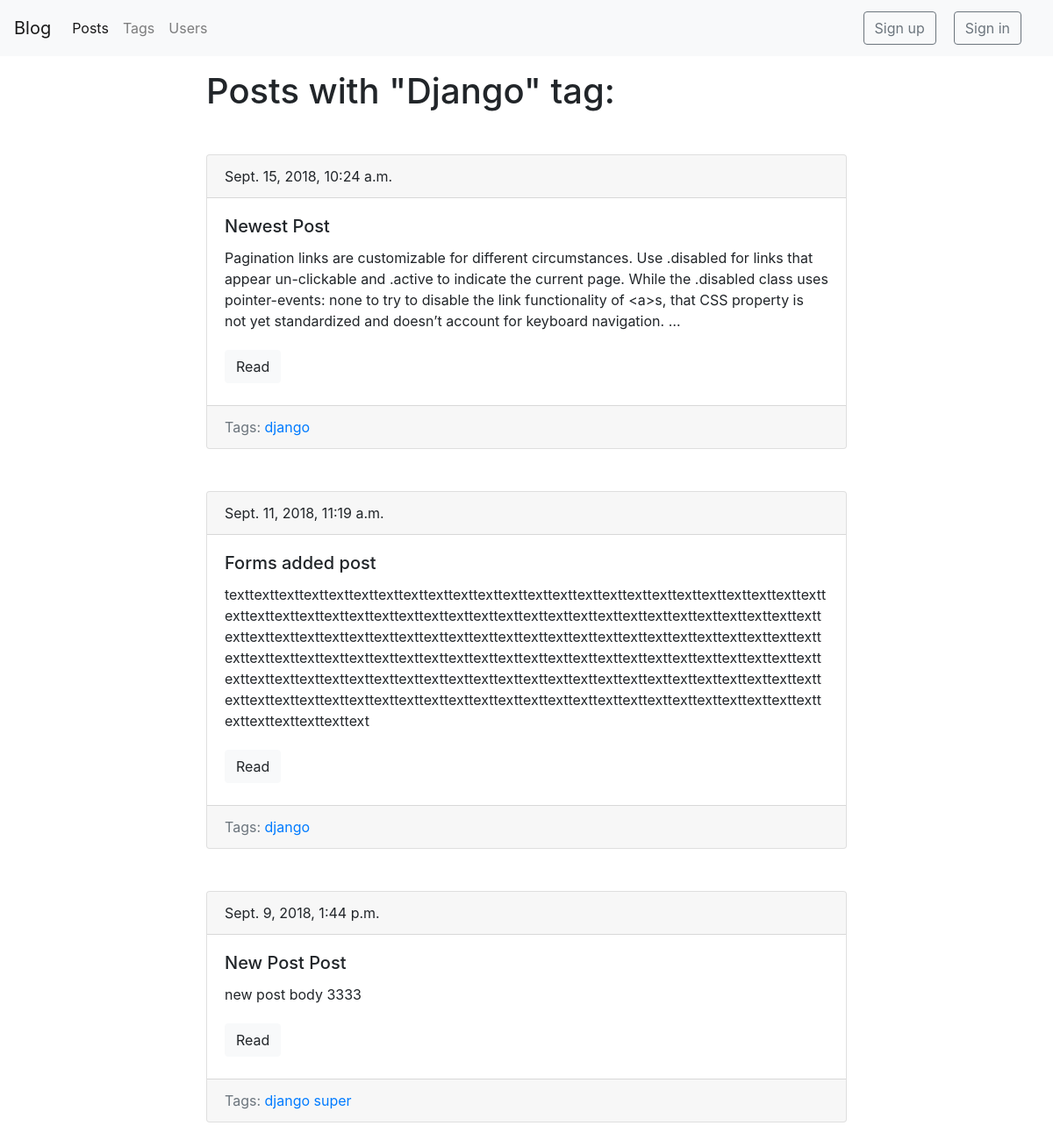
Screenshot of /blog/tag/django/ with the database file from the repository.
### blog/models.py (models this page shows, shortened)
class Tag(models.Model):
    title = models.CharField(max_length=50)
    slug = models.SlugField(max_length=50, unique=True)
    def get_absolute_url(self):
        return reverse('tag_detail_url', kwargs={'slug': self.slug})
    class Meta:
        ordering = ['title']

class Post(models.Model):
    title = models.CharField(max_length=150, db_index=True)
    slug = models.SlugField(max_length=150, unique=True, blank=True)
    body = models.TextField(blank=True, db_index=True)
    date_pub = models.DateTimeField(auto_now_add=True)
    tags = models.ManyToManyField('Tag', blank=True, related_name='posts')
    author = models.ForeignKey(BlogUser, on_delete=models.CASCADE, null=True, default=None)
    def get_absolute_url(self):
        return reverse('post_detail_url', kwargs={'slug': self.slug})
    class Meta:
        ordering = ['-date_pub']

### blog/views.py (the view)
# urls.py: path('tag/<str:slug>/', TagDetail.as_view(), name='tag_detail_url'),
class TagDetail(ObjectDetailMixin, View):
    model = Tag
    template = 'blog/tag_detail.html'

### blog/utils.py (called while the page is built)
    def get(self, request, slug):
        obj = get_object_or_404(self.model, slug__iexact=slug)
        return render(request, self.template, context={
            self.model.__name__.lower(): obj,
            'admin_object': obj,
            'detail': True}
                      )

### blog/templates/blog/tag_detail.html (shortened to what this page needs)
{% extends 'blog/base_blog.html' %}
{% block content %}
    <h1 class="mb-5">Posts with "{{ tag.title|title }}" tag:</h1>
    {% for post in tag.posts.all %}
        {% include 'blog/includes/post_card_template.html' %}
    {% endfor %}
{% endblock %}

### blog/templates/blog/base_blog.html (shortened to what this page needs)
{% extends 'base.html' %}

### templates/base.html (shortened to what this page needs)
{% load static %}
<!DOCTYPE html>
<html lang="en">
<head>
    <link rel="stylesheet" href="https://stackpath.bootstrapcdn.com/bootstrap/4.1.3/css/bootstrap.min.css"
>
    <link rel="stylesheet" href="{% static 'css/styles.css' %}">
</head>
<body>
<nav class="navbar navbar-expand-lg navbar-light bg-light">
    <a class="navbar-brand" href="#">Blog</a>
    <div class="collapse navbar-collapse" id="navbarSupportedContent">
        <ul class="navbar-nav mr-auto">
            <li class="nav-item active">
                <a class="nav-link" href="{% url 'posts_list_url' %}">Posts</a>
            </li>
            <li class="nav-item">
                <a class="nav-link" href="{% url 'tags_list_url' %}">Tags</a>
            </li>
            <li class="nav-item">
                <a class="nav-link" href="{% url 'users_list_url' %}">Users</a>
            </li>
        </ul>
        {% if request.user.is_authenticated %}
        <form class="form-inline my-2 my-lg-0" action="{% url 'posts_list_url'%}">
            <input class="form-control mr-sm-2" type="search" placeholder="Search" aria-label="Search" name="search">
            <button class="btn btn-outline-secondary my-2 my-sm-0" type="submit">Search</button>
        </form>
        {% else %}
        <a href=" {% url 'user_sign_up_url' %} " class="btn btn-outline-secondary" role="button" style="margin-right:20px;" >Sign up</a>
        <a href=" {% url 'user_sign_up_url' %} " class="btn btn-outline-secondary" role="button" style="margin-right:20px;" >Sign in</a>
        {% endif %}
    </div>
</nav>
<div class="container mt-3">
    <div class="row">
        <div class="col-8 offset-md-2">
            {% block content %}{% endblock %}
        </div>
    </div>
</div>
</body>
</html>

### blog/templates/blog/includes/post_card_template.html
<div class="card mb-5">
    {% if post.author is not None %}
    <div class="card-header">
        {{post.author}} at {{ post.date_pub }}
    </div>
    {% else %}
    <div class="card-header">
         {{ post.date_pub }}
    </div>
    {% endif %}
    <div class="card-body">
        <h5 class="card-title">{{ post.title }}</h5>
        <p class="card-text"> {{ post.body|truncatewords:50 }}</p>
        <a href="{{ post.get_absolute_url }}" class="btn btn-light">Read</a>
    </div>
    {% if post.tags.all %}
        <div class="card-footer text-muted">
        Tags:
        {% for tag in post.tags.all %}
            <a href="{{ tag.get_absolute_url }}"> {{ tag.title }}</a>
        {% endfor %}
        </div>
    {% endif %}
</div>

### static/css/styles.css (style rules this page uses)
.btn { margin: 5px 0; }

### rows the page displays
Tag: title "Django", title "django"
Post: date_pub "Sept. 15, 2018, 10:24 a.m.", title "Newest Post", body "Pagination links are customizable for different circumstances. Use .disabled for links that appear un-clickable and .active to indicate the current page. While the .disabled class uses pointer-events: none to try to disable the link functionality of <a>s, that CSS property is not yet standardized and doesn’t account for keyboard navigation. …"
Post: date_pub "Sept. 11, 2018, 11:19 a.m.", title "Forms added post", body "texttexttexttexttexttexttexttexttexttexttexttexttexttexttexttexttexttexttexttexttexttexttexttexttexttexttexttexttexttexttexttexttexttexttexttexttexttexttexttexttexttexttexttexttexttexttexttexttexttexttexttexttexttexttexttexttexttexttexttexttexttexttexttexttexttexttexttexttexttexttexttexttexttexttexttexttexttexttexttexttexttexttexttexttexttexttexttexttexttexttexttexttexttexttexttexttexttexttexttexttexttexttexttexttexttexttexttexttexttexttexttexttexttexttexttexttexttexttexttexttexttexttexttexttexttexttexttexttexttexttexttexttexttexttexttexttexttexttexttexttexttexttexttexttexttexttexttexttexttext"
Post: date_pub "Sept. 9, 2018, 1:44 p.m.", title "New Post Post", body "new post body 3333"
Tag: title "super"
